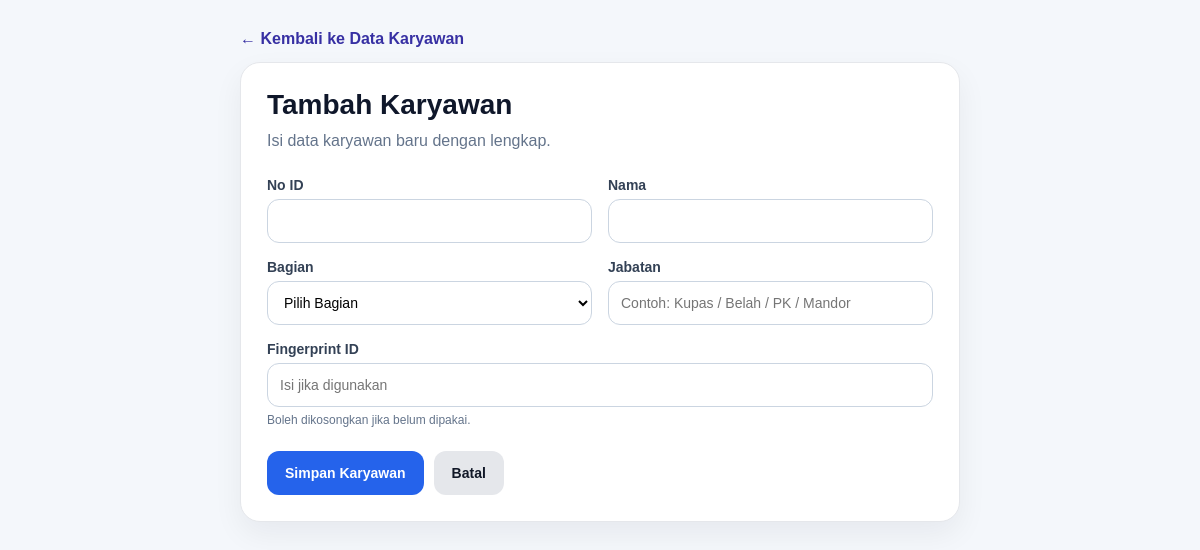
/karyawan/employees/8/edit, run on an earlier commit of the app's database.
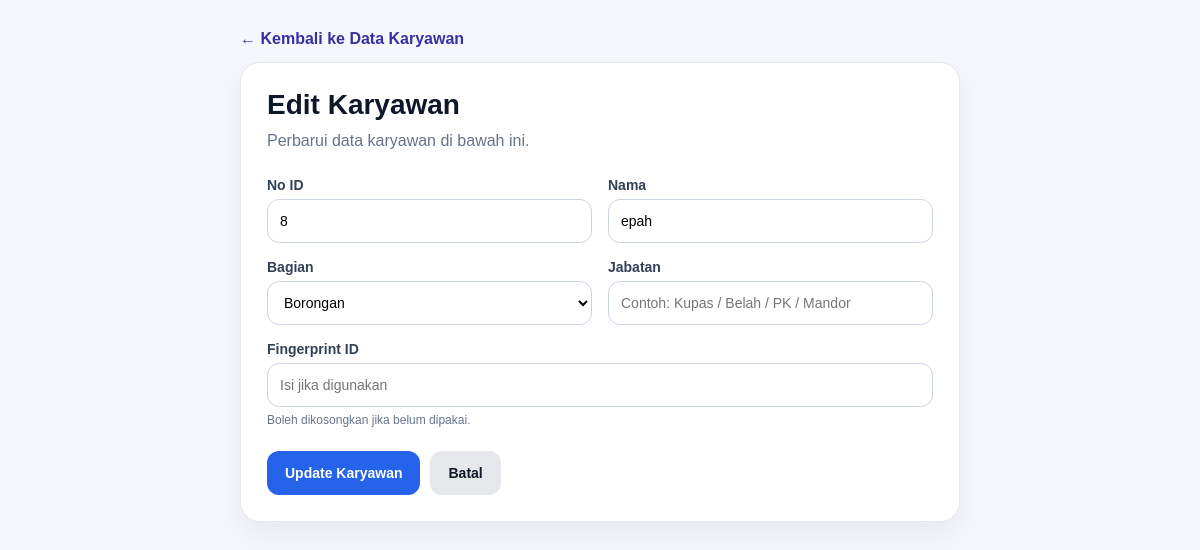
And on a later commit of the database.
### tables this page shows
CREATE TABLE employees (
                        id INTEGER PRIMARY KEY AUTOINCREMENT,
                        no_id TEXT NOT NULL UNIQUE,
                        nama TEXT NOT NULL,
                        bagian TEXT,
                        jabatan TEXT,
                        status_aktif INTEGER NOT NULL DEFAULT 1,
                        tanggal_masuk TEXT,
                        fingerprint_id TEXT,
                        no_hp TEXT,
                        catatan TEXT,
                        created_at TEXT NOT NULL DEFAULT CURRENT_TIMESTAMP,
                        updated_at TEXT NOT NULL DEFAULT CURRENT_TIMESTAMP
                    );

### karyawan/routes.py (the view, shortened to what this page needs)
@karyawan_bp.route("/employees/<int:id>/edit", methods=["GET", "POST"])
def employee_edit(id):
    conn = get_conn()
    employee = conn.execute("SELECT * FROM employees WHERE id = ?", (id,)).fetchone()
    conn.close()
    return render_template("karyawan/employee_form.html", employee=employee)

### helpers/db.py (called while the page is built)
def get_conn():
    conn = sqlite3.connect(DB_PATH, timeout=30)
    conn.row_factory = sqlite3.Row
    conn.execute("PRAGMA foreign_keys = ON;")
    conn.execute("PRAGMA journal_mode = WAL;")
    return conn

### karyawan/templates/karyawan/employee_form.html (shortened to what this page needs)
<!DOCTYPE html>
<html lang="id">
<head>
</head>
<body>
  <div class="container">
    <div class="top-link">
      <a href="{{ url_for('karyawan.employees_list') }}">← Kembali ke Data Karyawan</a>
    </div>
    <div class="card">
      <div class="header">
        <h1>{{ 'Edit Karyawan' if employee else 'Tambah Karyawan' }}</h1>
        <p>
          {{ 'Perbarui data karyawan di bawah ini.' if employee else 'Isi data karyawan baru dengan lengkap.' }}
        </p>
      </div>
      <form method="post">
        <div class="form-grid">
          <div class="field">
            <label for="no_id">No ID</label>
            <input
              type="text"
              id="no_id"
              name="no_id"
              value="{{ employee.no_id if employee else '' }}"
              required
            >
          </div>
          <div class="field">
            <label for="nama">Nama</label>
            <input
              type="text"
              id="nama"
              name="nama"
              value="{{ employee.nama if employee else '' }}"
              required
            >
          </div>
          <div class="field">
            <label for="bagian">Bagian</label>
            <select id="bagian" name="bagian">
              <option value="">Pilih Bagian</option>
              <option value="Borongan" {{ 'selected' if employee and employee.bagian == 'Borongan' else '' }}>Borongan</option>
            </select>
          </div>
          <div class="field">
            <label for="jabatan">Jabatan</label>
            <input
              type="text"
              id="jabatan"
              name="jabatan"
              value="{{ employee.jabatan if employee else '' }}"
              placeholder="Contoh: Kupas / Belah / PK / Mandor"
            >
          </div>
          <div class="field full">
            <label for="fingerprint_id">Fingerprint ID</label>
            <input
              type="text"
              id="fingerprint_id"
              name="fingerprint_id"
              value="{{ employee.fingerprint_id if employee else '' }}"
              placeholder="Isi jika digunakan"
            >
            <div class="hint">Boleh dikosongkan jika belum dipakai.</div>
          </div>
        </div>
        <div class="actions">
          <button type="submit" class="btn btn-primary">
            {{ 'Update Karyawan' if employee else 'Simpan Karyawan' }}
          </button>
          <a href="{{ url_for('karyawan.employees_list') }}" class="btn btn-secondary">Batal</a>
        </div>
      </form>
    </div>
  </div>
</body>
</html>

What changed in the data, as far as the page shows it:
added employees: no_id "8", nama "epah"
Also different on the page:
{{ 'Edit Karyawan' if employee else 'Tambah Karyawan' }}: "Tambah Karyawan" → "Edit Karyawan"
form field bagian: "Pilih Bagian" → "Borongan"
{{ 'Update Karyawan' if employee else 'Simpan Karyawan' }}: "Simpan Karyawan" → "Update Karyawan"
text no longer shown: "Isi data karyawan baru dengan lengkap."
text now shown: "Perbarui data karyawan di bawah ini."
